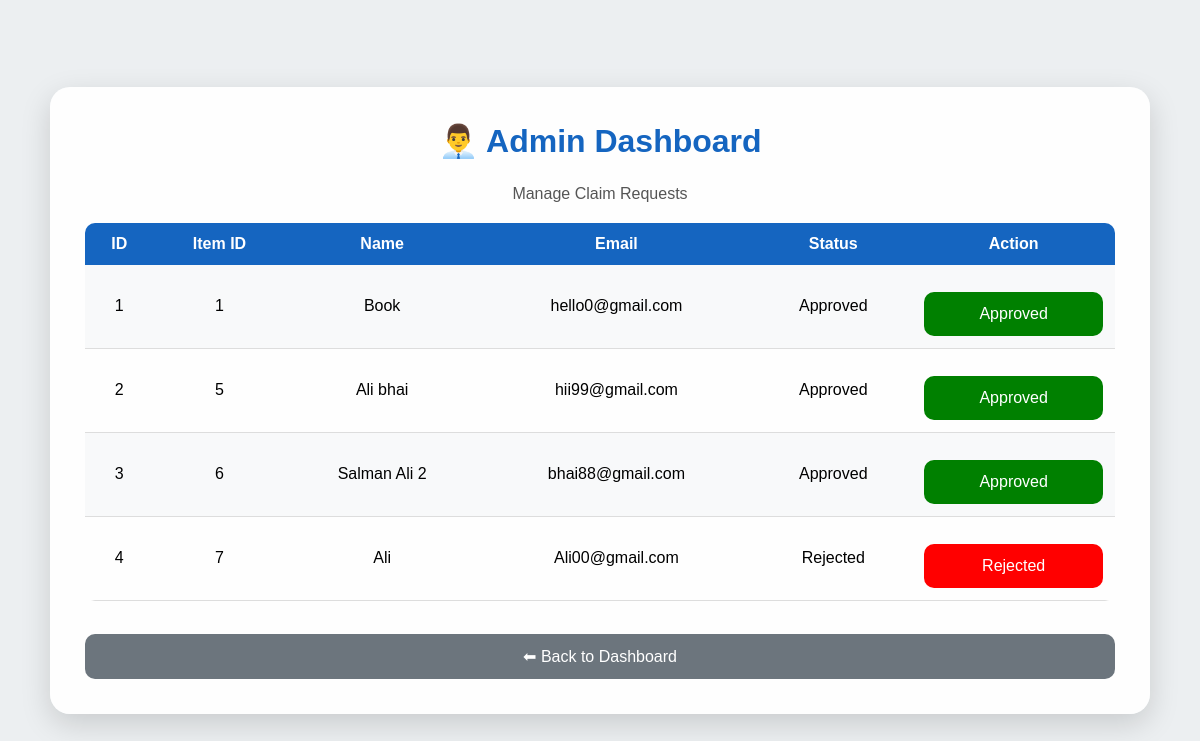
The page /admin (signed in) on the database its author committed.
### tables this page shows
CREATE TABLE claims(

    id INTEGER PRIMARY KEY AUTOINCREMENT,

    item_id INTEGER NOT NULL,

    claimant_name TEXT NOT NULL,

    claimant_email TEXT NOT NULL,

    status TEXT DEFAULT 'Pending'

);

### app.py (the view)
@app.route("/admin")
def admin():
    if not session.get("is_admin"):
        return redirect(url_for("admin_login"))
    conn = sqlite3.connect("database/campusfind.db")
    cursor = conn.cursor()
    cursor.execute("SELECT * FROM claims")
    claims = cursor.fetchall()
    conn.close()
    return render_template("admin.html", claims=claims)

### templates/admin.html (shortened to what this page needs)
<!DOCTYPE html>
<html>
<head>
<link rel="stylesheet" href="{{ url_for('static', filename='css/style.css') }}">
</head>
<body class="admin-page">
<div class="container">
<h1>👨‍💼 Admin Dashboard</h1>
<p>Manage Claim Requests</p>
<table>
<tr>
<th>ID</th>
<th>Item ID</th>
<th>Name</th>
<th>Email</th>
<th>Status</th>
<th>Action</th>
</tr>
{% for claim in claims %}
<tr>
<td>{{ claim[0] }}</td>
<td>{{ claim[1] }}</td>
<td>{{ claim[2] }}</td>
<td>{{ claim[3] }}</td>
<td>{{ claim[4] }}</td>
<td>
{% if claim[4]|lower == "pending" %}
<a href="/approve/{{ claim[0] }}">
    <button style="background:green;color:white;">Approve</button>
</a>
<a href="/reject/{{ claim[0] }}">
    <button style="background:red;color:white;">Reject</button>
</a>
{% else %}
{% if claim[4] == "Approved" %}
<button disabled style="background:green;color:white;">
Approved
</button>
{% else %}
<button disabled style="background:red;color:white;">
Rejected
</button>
{% endif %}
{% endif %}
</td>
</tr>
{% endfor %}
</table>
<br>
<a href="/dashboard">
<button class="secondary-btn">⬅ Back to Dashboard</button>
</a>
</div>
</body>
</html>

### static/css/style.css (style rules this page uses)
* { margin:0; padding:0; box-sizing:border-box; font-family:Arial,sans-serif; }
body { background:linear-gradient(135deg,#e3f2fd,#bbdefb); min-height:100vh; display:flex; justify-content:center; align-items:center; padding:20px; }
.container { width:95%; max-width:1100px; background:rgba(255,255,255,0.95); border-radius:20px; padding:35px; box-shadow:0 10px 30px rgba(0,0,0,0.15); text-align:center; }
h1 { color:#1565C0; margin-bottom:25px; }
button { width:100%; padding:13px; margin-top:15px; border:none; border-radius:10px; background:#1565C0; color:white; font-size:16px; cursor:pointer; transition:0.3s; }
table { width:100%; border-collapse:collapse; margin-top:20px; overflow:hidden; border-radius:10px; }
th { background:#1565C0; color:white; padding:12px; }
td { padding:12px; border-bottom:1px solid #ddd; }
tr:nth-child(even) { background:#f8f9fa; }
.container p { color:#555; margin:10px 0; }
a { text-decoration:none; }
.secondary-btn { background:#6c757d; }
.admin-page { background:#ECEFF1; }

### rows shown on the page
claims: id "1", item "1", claimant_name "Book", claimant_email "hello0@gmail.com", status "Approved"
claims: id "2", item "5", claimant_name "Ali bhai", claimant_email "hii99@gmail.com", status "Approved"
claims: id "3", item "6", claimant_name "Salman Ali 2", claimant_email "bhai88@gmail.com", status "Approved"
claims: id "4", item "7", claimant_name "Ali", claimant_email "Ali00@gmail.com", status "Rejected"
